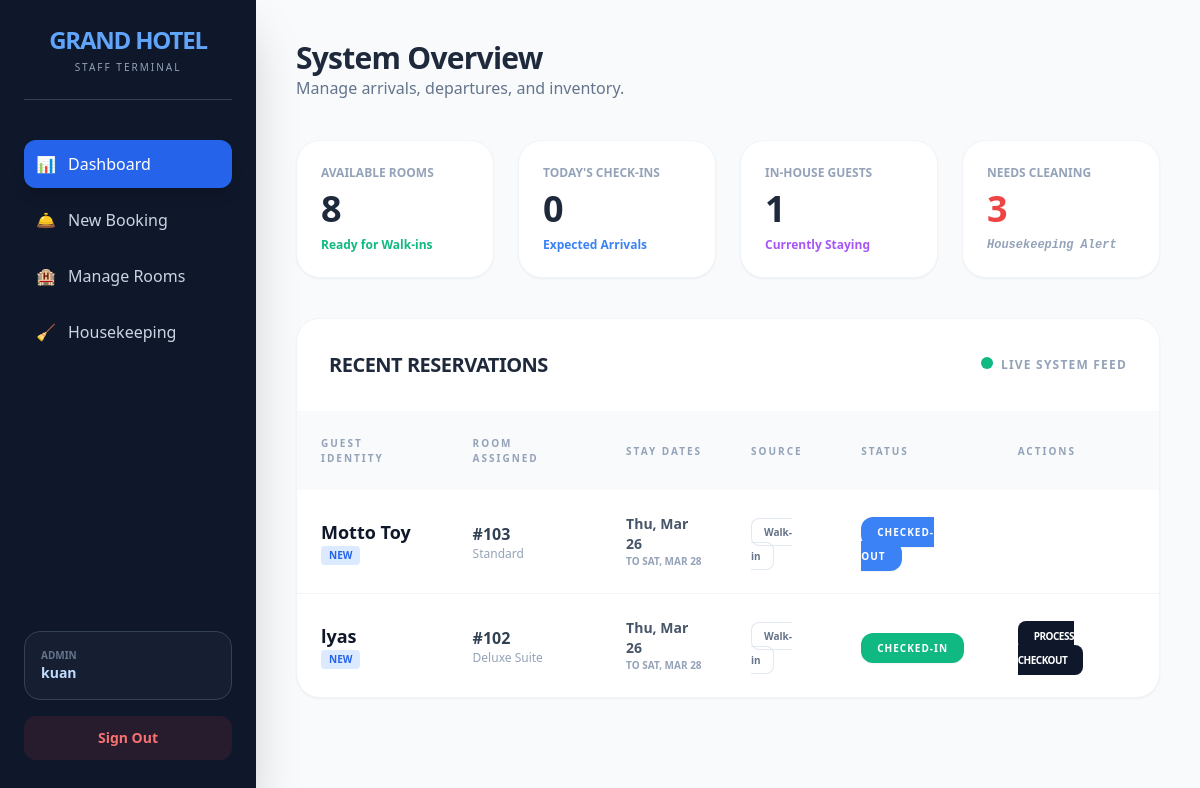
/dashboard.php (signed in), run on the app's committed database.
### tables this page shows
CREATE TABLE `bookings` (
  `booking_id` int(11) NOT NULL,
  `guest_id` int(11) DEFAULT NULL,
  `room_id` int(11) DEFAULT NULL,
  `staff_id` int(11) DEFAULT NULL,
  `check_in` date DEFAULT NULL,
  `check_out` date DEFAULT NULL,
  `booking_source` enum('Walk-in','Phone','Online') DEFAULT NULL,
  `booking_status` enum('Reserved','Checked-In','Stay-Over','Checked-Out') DEFAULT NULL
);

CREATE TABLE `guests` (
  `guest_id` int(11) NOT NULL,
  `full_name` varchar(100) NOT NULL,
  `id_type` enum('Passport','National ID','Drivers License') DEFAULT NULL,
  `id_number` varchar(50) DEFAULT NULL,
  `contact_info` varchar(100) DEFAULT NULL,
  `loyalty_status` enum('New','Regular','VIP') DEFAULT 'New'
);

CREATE TABLE `rooms` (
  `room_id` int(11) NOT NULL,
  `room_number` varchar(10) NOT NULL,
  `room_type` varchar(50) DEFAULT NULL,
  `housekeeping_status` enum('Clean','Dirty','Inspecting') DEFAULT 'Clean',
  `price_per_night` decimal(10,2) DEFAULT NULL,
  `description` text DEFAULT NULL,
  `photo` varchar(255) DEFAULT NULL
);

### dashboard.php (the view, shortened to what this page needs)
<?php
include('db.php');
?>
<!DOCTYPE html>
<html lang="en">
<head>
    <script src="https://cdn.tailwindcss.com"></script>
</head>
<body class="bg-slate-50 flex min-h-screen">
    <div class="w-64 bg-slate-900 text-white p-6 fixed h-full shadow-2xl">
        <div class="mb-10 border-b border-slate-700 pb-6 text-center">
            <h1 class="text-2xl font-black text-blue-400 tracking-tighter">GRAND HOTEL</h1>
            <p class="text-[10px] text-slate-400 uppercase tracking-[0.2em] mt-1">Staff Terminal</p>
        </div>
        <nav class="space-y-2">
            <a href="dashboard.php" class="flex items-center p-3 rounded-xl bg-blue-600 shadow-lg text-white transition">
                <span class="mr-3">📊</span> Dashboard
            </a>
            <button onclick="toggleModal()" class="w-full flex items-center p-3 rounded-xl hover:bg-slate-800 text-slate-300 transition">
                <span class="mr-3">🛎️</span> New Booking
            </button>
            <?php if($_SESSION['role'] == 'Admin'): ?>
            <a href="manage_rooms.php" class="flex items-center p-3 rounded-xl hover:bg-slate-800 text-slate-300 transition">
                <span class="mr-3">🏨</span> Manage Rooms
            </a>
            <?php endif; ?>
            <a href="housekeeping.php" class="flex items-center p-3 rounded-xl hover:bg-slate-800 text-slate-300 transition">
                <span class="mr-3">🧹</span> Housekeeping
            </a>
        </nav>
        <div class="absolute bottom-10 left-6 right-6">
            <div class="bg-slate-800/50 p-4 rounded-2xl mb-4 border border-slate-700">
                <p class="text-[10px] text-slate-500 uppercase font-bold"><?php echo $_SESSION['role']; ?></p>
                <p class="text-sm font-bold text-blue-200"><?php echo $_SESSION['username']; ?></p>
            </div>
            <a href="logout.php" class="block text-center p-3 rounded-xl bg-red-500/10 text-red-400 hover:bg-red-500 hover:text-white transition font-bold text-sm">Sign Out</a>
        </div>
    </div>
    <div class="ml-64 p-10 w-full">
        <div class="flex justify-between items-center mb-10">
            <div>
                <h2 class="text-3xl font-black text-slate-800 tracking-tight">System Overview</h2>
                <p class="text-slate-500 font-medium">Manage arrivals, departures, and inventory.</p>
            </div>
        </div>
        <div class="grid grid-cols-1 md:grid-cols-4 gap-6 mb-10">
            <div class="bg-white p-6 rounded-3xl shadow-sm border border-slate-100">
                <p class="text-xs text-slate-400 font-black uppercase">Available Rooms</p>
                <?php $avail = mysqli_fetch_assoc(mysqli_query($conn, "SELECT COUNT(*) as count FROM rooms WHERE housekeeping_status='Clean'")); ?>
                <p class="text-4xl font-black text-slate-800 mt-2"><?php echo $avail['count']; ?></p>
                <div class="mt-2 text-emerald-500 text-xs font-bold">Ready for Walk-ins</div>
            </div>
            <div class="bg-white p-6 rounded-3xl shadow-sm border border-slate-100">
                <p class="text-xs text-slate-400 font-black uppercase">Today's Check-ins</p>
                <?php $today = date('Y-m-d'); $arr = mysqli_fetch_assoc(mysqli_query($conn, "SELECT COUNT(*) as count FROM bookings WHERE check_in='$today'")); ?>
                <p class="text-4xl font-black text-slate-800 mt-2"><?php echo $arr['count']; ?></p>
                <div class="mt-2 text-blue-500 text-xs font-bold">Expected Arrivals</div>
            </div>
            <div class="bg-white p-6 rounded-3xl shadow-sm border border-slate-100">
                <p class="text-xs text-slate-400 font-black uppercase">In-House Guests</p>
                <?php $house = mysqli_fetch_assoc(mysqli_query($conn, "SELECT COUNT(*) as count FROM bookings WHERE booking_status='Checked-In'")); ?>
                <p class="text-4xl font-black text-slate-800 mt-2"><?php echo $house['count']; ?></p>
                <div class="mt-2 text-purple-500 text-xs font-bold">Currently Staying</div>
            </div>
            <div class="bg-white p-6 rounded-3xl shadow-sm border border-slate-100">
                <p class="text-xs text-slate-400 font-black uppercase">Needs Cleaning</p>
                <?php $dirty = mysqli_fetch_assoc(mysqli_query($conn, "SELECT COUNT(*) as count FROM rooms WHERE housekeeping_status='Dirty'")); ?>
                <p class="text-4xl font-black text-red-500 mt-2"><?php echo $dirty['count']; ?></p>
                <div class="mt-2 text-slate-400 text-xs font-bold font-mono italic">Housekeeping Alert</div>
            </div>
        </div>
        <div class="bg-white rounded-3xl shadow-sm border border-slate-100 overflow-hidden">
            <div class="p-8 border-b border-slate-50 flex justify-between items-center bg-white">
                <h3 class="font-black text-slate-800 text-xl tracking-tight uppercase">Recent Reservations</h3>
                <div class="flex gap-2">
                    <span class="h-3 w-3 rounded-full bg-emerald-500 animate-pulse"></span>
                    <span class="text-xs font-black text-slate-400 uppercase tracking-widest">Live System Feed</span>
                </div>
            </div>
            <table class="w-full text-left">
    <thead class="bg-slate-50 text-slate-400 text-[10px] uppercase tracking-[0.2em] font-black">
        <tr>
            <th class="p-6">Guest Identity</th>
            <th class="p-6">Room Assigned</th>
            <th class="p-6">Stay Dates</th>
            <th class="p-6">Source</th>
            <th class="p-6">Status</th>
            <th class="p-6">Actions</th>
        </tr>
    </thead>
    <tbody class="divide-y divide-slate-100">
        <?php
        $query = "SELECT b.*, g.full_name, g.loyalty_status, r.room_number, r.room_type
                  FROM bookings b
                  JOIN guests g ON b.guest_id = g.guest_id
                  JOIN rooms r ON b.room_id = r.room_id
                  ORDER BY b.booking_id DESC LIMIT 8";
        $result = mysqli_query($conn, $query);
        while($row = mysqli_fetch_assoc($result)):
        ?>
        <tr class="hover:bg-blue-50/30 transition-colors">
            <td class="p-6">
                <div class="font-bold text-slate-900 text-lg"><?php echo $row['full_name']; ?></div>
                <div class="flex items-center gap-1">
                    <span class="text-[10px] font-black px-2 py-0.5 rounded bg-blue-100 text-blue-600 uppercase">
                        <?php echo $row['loyalty_status']; ?>
                    </span>
                </div>
            </td>
            <td class="p-6 text-slate-700">
                <div class="font-black">#<?php echo $row['room_number']; ?></div>
                <div class="text-xs font-medium text-slate-400"><?php echo $row['room_type']; ?></div>
            </td>
            <td class="p-6">
                <div class="text-sm font-bold text-slate-600"><?php echo date('D, M d', strtotime($row['check_in'])); ?></div>
                <div class="text-[10px] font-bold text-slate-400 uppercase">to <?php echo date('D, M d', strtotime($row['check_out'])); ?></div>
            </td>
            <td class="p-6">
                <span class="text-[10px] font-black text-slate-500 border border-slate-200 px-3 py-1.5 rounded-lg">
                    <?php echo $row['booking_source']; ?>
                </span>
            </td>
            <td class="p-6">
                <span class="px-4 py-2 rounded-xl text-[10px] font-black uppercase tracking-widest shadow-sm
                    <?php echo $row['booking_status'] == 'Checked-In' ? 'bg-emerald-500 text-white' : 'bg-blue-500 text-white'; ?>">
                    <?php echo $row['booking_status']; ?>
                </span>
            </td>
            <td class="p-6">
                <?php if($row['booking_status'] == 'Checked-In'): ?>
                    <a href="checkout.php?booking_id=<?php echo $row['booking_id']; ?>"
                       class="bg-slate-900 text-white text-[10px] font-black px-4 py-2 rounded-lg hover:bg-blue-600 transition uppercase tracking-tighter">
                       Process Checkout
                    </a>
                <?php endif; ?>
            </td>
        </tr>
        <?php endwhile; ?>
    </tbody>
    </table>
        </div>
    </div>
</body>
</html>

### data on the page
bookings: guest.full_name "Motto Toy", guest.loyalty_status "NEW", room.room_number "103", room.room_type "Standard", check_in "Thu, Mar 26", check_out "SAT, MAR 28", booking_source "Walk-in", booking_status "CHECKED-OUT"
bookings: guest.full_name "lyas", guest.loyalty_status "NEW", room.room_number "102", room.room_type "Deluxe Suite", check_in "Thu, Mar 26", check_out "SAT, MAR 28", booking_source "Walk-in", booking_status "CHECKED-IN"

### other printed values
$_SESSION['role'] "ADMIN"
$_SESSION['username'] "kuan"
$avail['count'] "8"
$arr['count'] "0"
$house['count'] "1"
$dirty['count'] "3"
